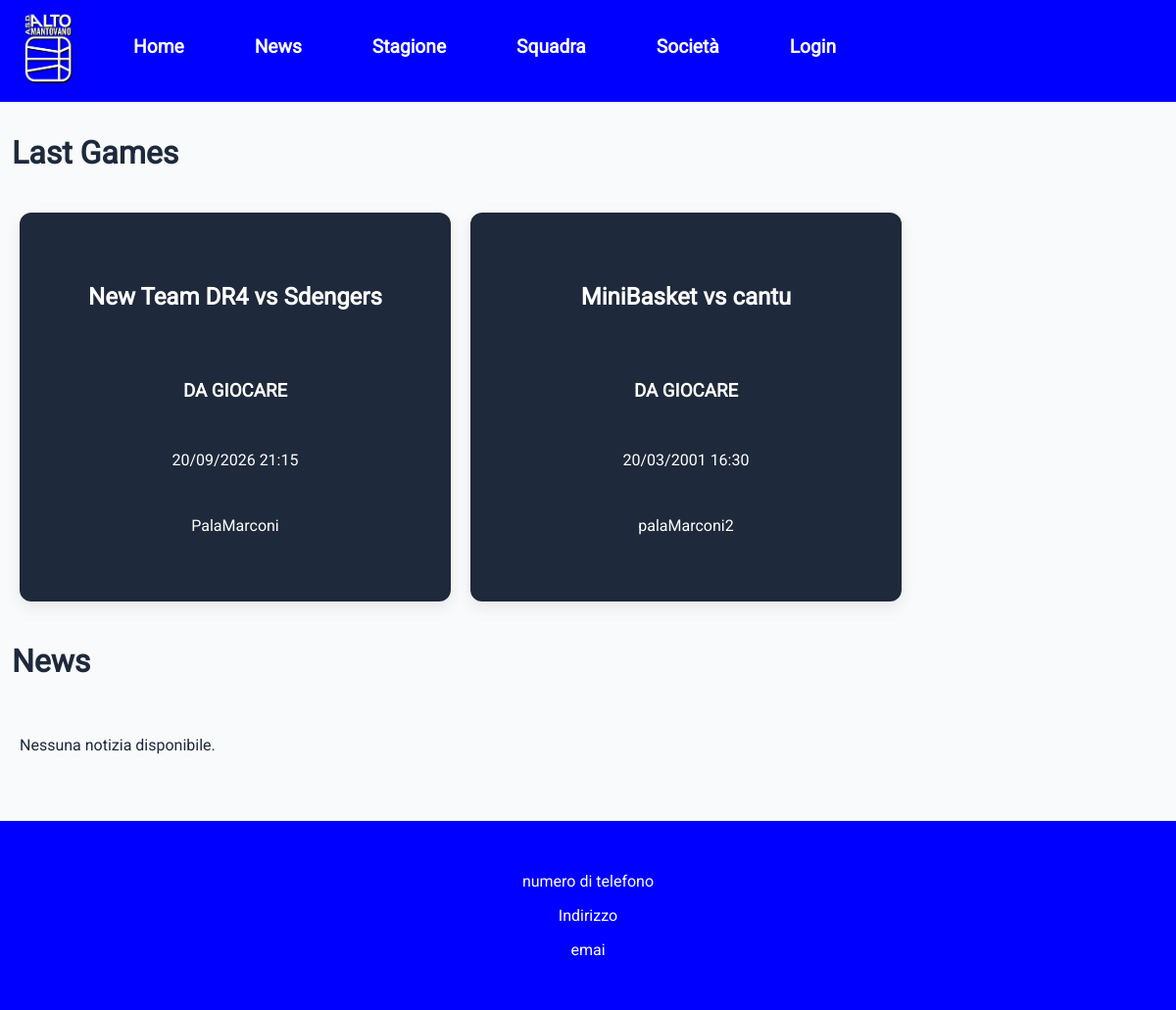
/, run on an earlier commit of the app's database.
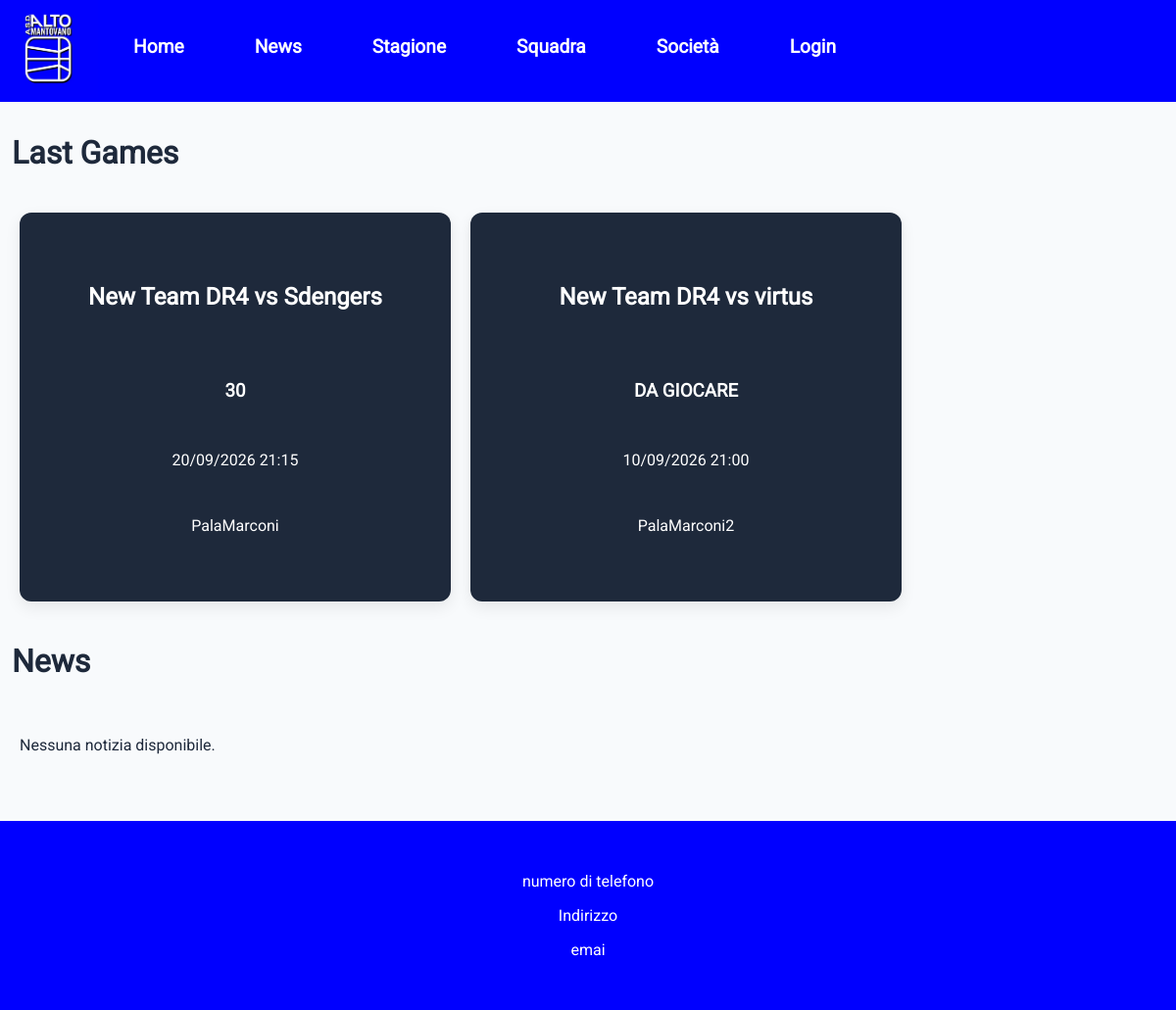
And on a later commit of the database.
### teams/models.py (models this page shows, shortened)
class Matches(models.Model):
    LOCATION_CHOICES = (
        ('HOME', 'Casa'),
        ('AWAY', 'Trasferta'),
    )
    team = models.ForeignKey(Squadre, related_name='matches',on_delete=models.CASCADE)
    avversari = models.CharField( max_length=50)
    giornoPartita = models.DateTimeField(auto_now=False, auto_now_add=False)
    giocata = models.BooleanField(default=False)
    location_type=models.CharField(choices=LOCATION_CHOICES, max_length=4)
    indirizzo = models.CharField(max_length=100)
    puntiFatti = models.PositiveIntegerField(null=True,blank=True)
    puntiSubiti = models.PositiveIntegerField(null=True,blank=True)
    players_stats = models.ManyToManyField(
        settings.AUTH_USER_MODEL,
        through='PlayerMatchStats',
        related_name='match_performances'
    )
    class Meta:
        ordering = ['giornoPartita']
        verbose_name_plural = "Matches"

class Squadre(models.Model):
    nome = models.CharField(max_length=50)
    categoria = models.CharField(max_length=50)
    allenatori = models.ManyToManyField(
        settings.AUTH_USER_MODEL,
        limit_choices_to={'ruolo':'allenatori'},
        blank=True,
        related_name='squadre'
    )

### home/views.py (the view, shortened to what this page needs)
# urls.py: path('',views.HomeView.as_view(),name='home'),
class HomeView(TemplateView):
    template_name = 'home/home.html'
    def get_context_data(self, **kwargs):
        context = super().get_context_data(**kwargs)
        context['last_matches'] = Matches.objects.order_by('-giornoPartita')[:5]
        context['last_news'] = News.objects.filter(pubblicata=True).order_by('-data_pubblicazione')[:5]
        return context

### home/templates/home/home.html (shortened to what this page needs)
{% extends "template.html" %}
{% block content %}
    <h1>Last Games</h1>
    <div class="carousel">
        <div class="group">
            {% for match in last_matches %}
                <div class="carousel-item">
                    <p><h2>{{ match.team.nome }} vs {{ match.avversari }}</h2><p><h3>{% if match.puntiFatti is None %}DA GIOCARE{% else %} {{ match.puntiFatti }} {% endif %}</h3></p>{{ match.giornoPartita|date:"d/m/Y H:i"  }}</p> <p>{{ match.indirizzo }}</p></p>
                </div>
            {% endfor %}
        </div>
    </div>
    <h1>News</h1>
    <div class="carousel">
        <div class="group">
        {% for news in last_news %}
            <div class="carousel-item">
                <h2>{{ news.titolo }}</h2>
                <p>{{ news.contenuto|truncatewords:15 }}</p>
                <a href="{% url 'news_detail' news.slug %}">Leggi di più</a>
            </div>
        {% empty %}
            <p>Nessuna notizia disponibile.</p>
        {% endfor %}
        </div>
    </div>
{% endblock content %}

What changed in the data, as far as the page shows it:
removed Matches: team.nome "MiniBasket", avversari "cantu", shows "DA GIOCARE", giornoPartita "20/03/2001 16:30", indirizzo "palaMarconi2"
changed Matches "Sdengers": puntiFatti (not shown) → "30"; no longer shows "DA GIOCARE"
added Matches: team.nome "New Team DR4", avversari "virtus", shows "DA GIOCARE", giornoPartita "10/09/2026 21:00", indirizzo "PalaMarconi2"
